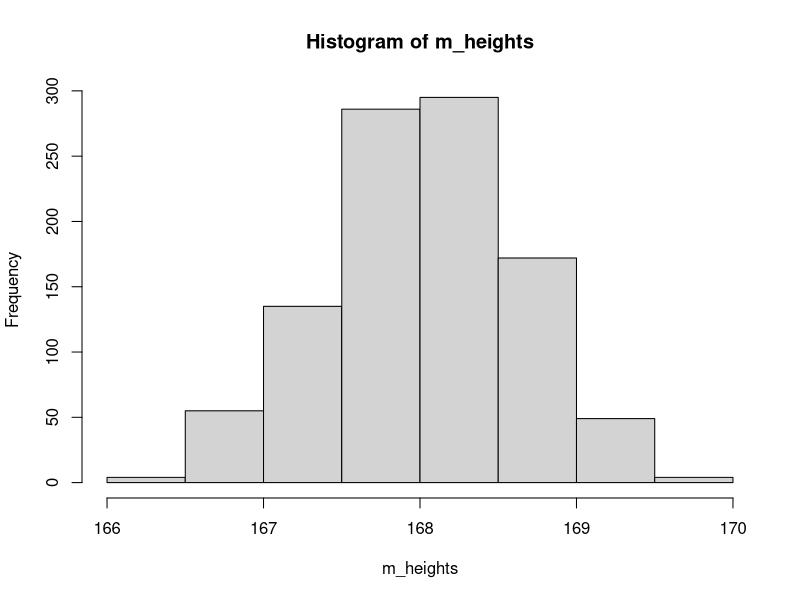
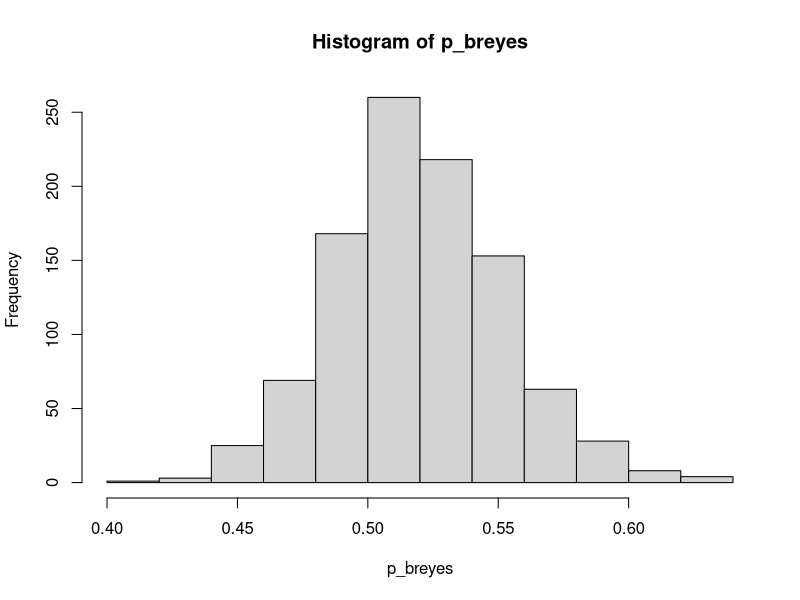

R code for these plots, in order:
# Our current best guesses for the population:  
# heights have an average of 168, sd of 9.1
# 52% of people have brown eyes

# these lines of code will 'take a sample' from the population defined above:
heights <- rnorm(n = 227, mean = 168, sd = 9.1)
browneyes <- sample(c(0,1), size = 227, replace = TRUE, prob = c(.48, .52))

# each time we run it, we get a different sample
# and different statistics
mean(heights)
mean(browneyes)
sum(browneyes==1)/227


# 1 possible sample:
rnorm(n = 227, mean = 168, sd = 9.1)
# mean height of 1 possible sample:
mean(rnorm(n = 227, mean = 168, sd = 9.1))
# mean heights of 1000 possible samples:
replicate(1000, mean(rnorm(n = 227, mean = 168, sd = 9.1)))

# 1 possible sample:
sample(c(0,1), size = 227, replace = TRUE, prob = c(.48, .52))
# prop browneyes of 1 possible sample:
mean(sample(c(0,1), size = 227, replace = TRUE, prob = c(.48, .52)))
# prop browneyes of 1000 possible samples:
replicate(1000, mean(sample(c(0,1), size = 227, replace = TRUE, prob = c(.48, .52))))

# these are "sampling distributions"
m_heights <- replicate(1000, mean(rnorm(n = 227, mean = 168, sd = 9.1)))
p_breyes <- replicate(1000, mean(sample(c(0,1), size = 227, replace = TRUE, prob = c(.48, .52))))
                    
# hist to visualise
hist(m_heights)
hist(p_breyes)
# sd to quantify (gives us the "standard error")
sd(m_heights)
sd(p_breyes)

